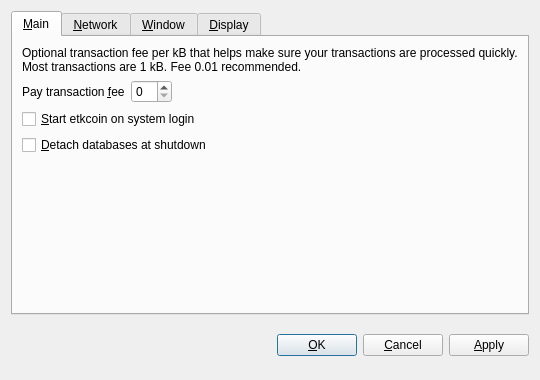
<?xml version="1.0" encoding="UTF-8"?>
<ui version="4.0">
 <class>OptionsDialog</class>
 <widget class="QDialog" name="OptionsDialog">
  <property name="geometry">
   <rect>
    <x>0</x>
    <y>0</y>
    <width>540</width>
    <height>380</height>
   </rect>
  </property>
  <property name="windowTitle">
   <string>Options</string>
  </property>
  <property name="modal">
   <bool>true</bool>
  </property>
  <layout class="QVBoxLayout" name="verticalLayout">
   <item>
    <widget class="QTabWidget" name="tabWidget">
     <property name="tabPosition">
      <enum>QTabWidget::North</enum>
     </property>
     <property name="currentIndex">
      <number>0</number>
     </property>
     <widget class="QWidget" name="tabMain">
      <attribute name="title">
       <string>&amp;Main</string>
      </attribute>
      <layout class="QVBoxLayout" name="verticalLayout_Main">
       <item>
        <widget class="QLabel" name="transactionFeeInfoLabel">
         <property name="text">
          <string>Optional transaction fee per kB that helps make sure your transactions are processed quickly. Most transactions are 1 kB. Fee 0.01 recommended.</string>
         </property>
         <property name="textFormat">
          <enum>Qt::PlainText</enum>
         </property>
         <property name="wordWrap">
          <bool>true</bool>
         </property>
        </widget>
       </item>
       <item>
        <layout class="QHBoxLayout" name="horizontalLayout_Main">
         <item>
          <widget class="QLabel" name="transactionFeeLabel">
           <property name="text">
            <string>Pay transaction &amp;fee</string>
           </property>
           <property name="textFormat">
            <enum>Qt::PlainText</enum>
           </property>
           <property name="buddy">
            <cstring>transactionFee</cstring>
           </property>
          </widget>
         </item>
         <item>
          <widget class="BitcoinAmountField" name="transactionFee"/>
         </item>
         <item>
          <spacer name="horizontalSpacer_Main">
           <property name="orientation">
            <enum>Qt::Horizontal</enum>
           </property>
           <property name="sizeHint" stdset="0">
            <size>
             <width>40</width>
             <height>20</height>
            </size>
           </property>
          </spacer>
         </item>
        </layout>
       </item>
       <item>
        <widget class="QCheckBox" name="bitcoinAtStartup">
         <property name="toolTip">
          <string>Automatically start etkcoin after logging in to the system.</string>
         </property>
         <property name="text">
          <string>&amp;Start etkcoin on system login</string>
         </property>
        </widget>
       </item>
       <item>
        <widget class="QCheckBox" name="detachDatabases">
         <property name="toolTip">
          <string>Detach block and address databases at shutdown. This means they can be moved to another data directory, but it slows down shutdown. The wallet is always detached.</string>
         </property>
         <property name="text">
          <string>&amp;Detach databases at shutdown</string>
         </property>
        </widget>
       </item>
       <item>
        <spacer name="verticalSpacer_Main">
         <property name="orientation">
          <enum>Qt::Vertical</enum>
         </property>
         <property name="sizeHint" stdset="0">
          <size>
           <width>20</width>
           <height>40</height>
          </size>
         </property>
        </spacer>
       </item>
      </layout>
     </widget>
     <widget class="QWidget" name="tabNetwork">
      <attribute name="title">
       <string>&amp;Network</string>
      </attribute>
      <layout class="QVBoxLayout" name="verticalLayout_Network">
       <item>
        <widget class="QCheckBox" name="mapPortUpnp">
         <property name="toolTip">
          <string>Automatically open the etkcoin client port on the router. This only works when your router supports UPnP and it is enabled.</string>
         </property>
         <property name="text">
          <string>Map port using &amp;UPnP</string>
         </property>
        </widget>
       </item>
       <item>
        <widget class="QCheckBox" name="connectSocks">
         <property name="toolTip">
          <string>Connect to the etkcoin network through a SOCKS proxy (e.g. when connecting through Tor).</string>
         </property>
         <property name="text">
          <string>&amp;Connect through SOCKS proxy:</string>
         </property>
        </widget>
       </item>
       <item>
        <layout class="QHBoxLayout" name="horizontalLayout_Network">
         <item>
          <widget class="QLabel" name="proxyIpLabel">
           <property name="text">
            <string>Proxy &amp;IP:</string>
           </property>
           <property name="textFormat">
            <enum>Qt::PlainText</enum>
           </property>
           <property name="buddy">
            <cstring>proxyIp</cstring>
           </property>
          </widget>
         </item>
         <item>
          <widget class="QValidatedLineEdit" name="proxyIp">
           <property name="maximumSize">
            <size>
             <width>140</width>
             <height>16777215</height>
            </size>
           </property>
           <property name="toolTip">
            <string>IP address of the proxy (e.g. 127.0.0.1)</string>
           </property>
          </widget>
         </item>
         <item>
          <widget class="QLabel" name="proxyPortLabel">
           <property name="text">
            <string>&amp;Port:</string>
           </property>
           <property name="textFormat">
            <enum>Qt::PlainText</enum>
           </property>
           <property name="buddy">
            <cstring>proxyPort</cstring>
           </property>
          </widget>
         </item>
         <item>
          <widget class="QLineEdit" name="proxyPort">
           <property name="maximumSize">
            <size>
             <width>55</width>
             <height>16777215</height>
            </size>
           </property>
           <property name="toolTip">
            <string>Port of the proxy (e.g. 9050)</string>
           </property>
          </widget>
         </item>
         <item>
          <widget class="QLabel" name="socksVersionLabel">
           <property name="text">
            <string>SOCKS &amp;Version:</string>
           </property>
           <property name="textFormat">
            <enum>Qt::PlainText</enum>
           </property>
           <property name="buddy">
            <cstring>socksVersion</cstring>
           </property>
          </widget>
         </item>
         <item>
          <widget class="QValueComboBox" name="socksVersion">
           <property name="toolTip">
            <string>SOCKS version of the proxy (e.g. 5)</string>
           </property>
          </widget>
         </item>
         <item>
          <spacer name="horizontalSpacer_Network">
           <property name="orientation">
            <enum>Qt::Horizontal</enum>
           </property>
           <property name="sizeHint" stdset="0">
            <size>
             <width>40</width>
             <height>20</height>
            </size>
           </property>
          </spacer>
         </item>
        </layout>
       </item>
       <item>
        <spacer name="verticalSpacer_Network">
         <property name="orientation">
          <enum>Qt::Vertical</enum>
         </property>
         <property name="sizeHint" stdset="0">
          <size>
           <width>20</width>
           <height>40</height>
          </size>
         </property>
        </spacer>
       </item>
      </layout>
     </widget>
     <widget class="QWidget" name="tabWindow">
      <attribute name="title">
       <string>&amp;Window</string>
      </attribute>
      <layout class="QVBoxLayout" name="verticalLayout_Window">
       <item>
        <widget class="QCheckBox" name="minimizeToTray">
         <property name="toolTip">
          <string>Show only a tray icon after minimizing the window.</string>
         </property>
         <property name="text">
          <string>&amp;Minimize to the tray instead of the taskbar</string>
         </property>
        </widget>
       </item>
       <item>
        <widget class="QCheckBox" name="minimizeOnClose">
         <property name="toolTip">
          <string>Minimize instead of exit the application when the window is closed. When this option is enabled, the application will be closed only after selecting Quit in the menu.</string>
         </property>
         <property name="text">
          <string>M&amp;inimize on close</string>
         </property>
        </widget>
       </item>
       <item>
        <spacer name="verticalSpacer_Window">
         <property name="orientation">
          <enum>Qt::Vertical</enum>
         </property>
         <property name="sizeHint" stdset="0">
          <size>
           <width>20</width>
           <height>40</height>
          </size>
         </property>
        </spacer>
       </item>
      </layout>
     </widget>
     <widget class="QWidget" name="tabDisplay">
      <attribute name="title">
       <string>&amp;Display</string>
      </attribute>
      <layout class="QVBoxLayout" name="verticalLayout_Display">
       <item>
        <layout class="QHBoxLayout" name="horizontalLayout_1_Display">
         <item>
          <widget class="QLabel" name="langLabel">
           <property name="text">
            <string>User Interface &amp;language:</string>
           </property>
           <property name="textFormat">
            <enum>Qt::PlainText</enum>
           </property>
           <property name="buddy">
            <cstring>lang</cstring>
           </property>
          </widget>
         </item>
         <item>
          <widget class="QValueComboBox" name="lang">
           <property name="toolTip">
            <string>The user interface language can be set here. This setting will take effect after restarting etkcoin.</string>
           </property>
          </widget>
         </item>
        </layout>
       </item>
       <item>
        <layout class="QHBoxLayout" name="horizontalLayout_2_Display">
         <item>
          <widget class="QLabel" name="unitLabel">
           <property name="text">
            <string>&amp;Unit to show amounts in:</string>
           </property>
           <property name="textFormat">
            <enum>Qt::PlainText</enum>
           </property>
           <property name="buddy">
            <cstring>unit</cstring>
           </property>
          </widget>
         </item>
         <item>
          <widget class="QValueComboBox" name="unit">
           <property name="toolTip">
            <string>Choose the default subdivision unit to show in the interface and when sending coins.</string>
           </property>
          </widget>
         </item>
        </layout>
       </item>
       <item>
        <widget class="QCheckBox" name="displayAddresses">
         <property name="toolTip">
          <string>Whether to show etkcoin addresses in the transaction list.</string>
         </property>
         <property name="text">
          <string>&amp;Display addresses in transaction list</string>
         </property>
        </widget>
       </item>
       <item>
        <widget class="QCheckBox" name="coinControlFeatures">
         <property name="toolTip">
          <string>Whether to show coin control features or not.</string>
         </property>
         <property name="text">
          <string>Display coin &amp;control features (experts only!)</string>
         </property>
        </widget>
       </item>
       <item>
        <spacer name="verticalSpacer_Display">
         <property name="orientation">
          <enum>Qt::Vertical</enum>
         </property>
         <property name="sizeHint" stdset="0">
          <size>
           <width>20</width>
           <height>40</height>
          </size>
         </property>
        </spacer>
       </item>
      </layout>
     </widget>
    </widget>
   </item>
   <item>
    <layout class="QHBoxLayout" name="horizontalLayout_Buttons">
     <item>
      <spacer name="horizontalSpacer_1">
       <property name="orientation">
        <enum>Qt::Horizontal</enum>
       </property>
       <property name="sizeHint" stdset="0">
        <size>
         <width>40</width>
         <height>48</height>
        </size>
       </property>
      </spacer>
     </item>
     <item>
      <widget class="QLabel" name="statusLabel">
       <property name="font">
        <font>
         <weight>75</weight>
         <bold>true</bold>
        </font>
       </property>
       <property name="text">
        <string/>
       </property>
       <property name="textFormat">
        <enum>Qt::PlainText</enum>
       </property>
       <property name="wordWrap">
        <bool>true</bool>
       </property>
      </widget>
     </item>
     <item>
      <spacer name="horizontalSpacer_2">
       <property name="orientation">
        <enum>Qt::Horizontal</enum>
       </property>
       <property name="sizeHint" stdset="0">
        <size>
         <width>40</width>
         <height>48</height>
        </size>
       </property>
      </spacer>
     </item>
     <item>
      <widget class="QPushButton" name="okButton">
       <property name="text">
        <string>&amp;OK</string>
       </property>
      </widget>
     </item>
     <item>
      <widget class="QPushButton" name="cancelButton">
       <property name="text">
        <string>&amp;Cancel</string>
       </property>
       <property name="autoDefault">
        <bool>false</bool>
       </property>
      </widget>
     </item>
     <item>
      <widget class="QPushButton" name="applyButton">
       <property name="text">
        <string>&amp;Apply</string>
       </property>
       <property name="autoDefault">
        <bool>false</bool>
       </property>
      </widget>
     </item>
    </layout>
   </item>
  </layout>
 </widget>
 <customwidgets>
  <customwidget>
   <class>BitcoinAmountField</class>
   <extends>QSpinBox</extends>
   <header>bitcoinamountfield.h</header>
  </customwidget>
  <customwidget>
   <class>QValueComboBox</class>
   <extends>QComboBox</extends>
   <header>qvaluecombobox.h</header>
  </customwidget>
  <customwidget>
   <class>QValidatedLineEdit</class>
   <extends>QLineEdit</extends>
   <header>qvalidatedlineedit.h</header>
  </customwidget>
 </customwidgets>
 <resources/>
 <connections/>
</ui>
